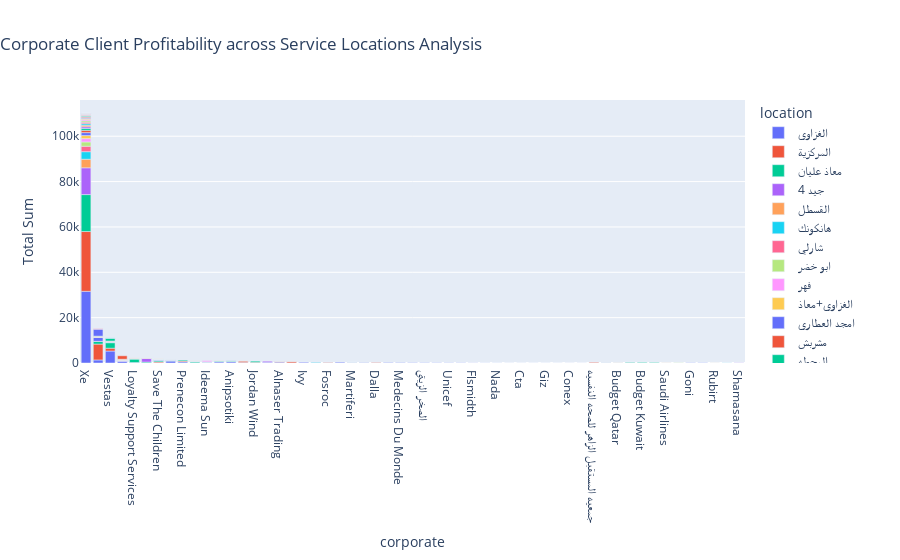
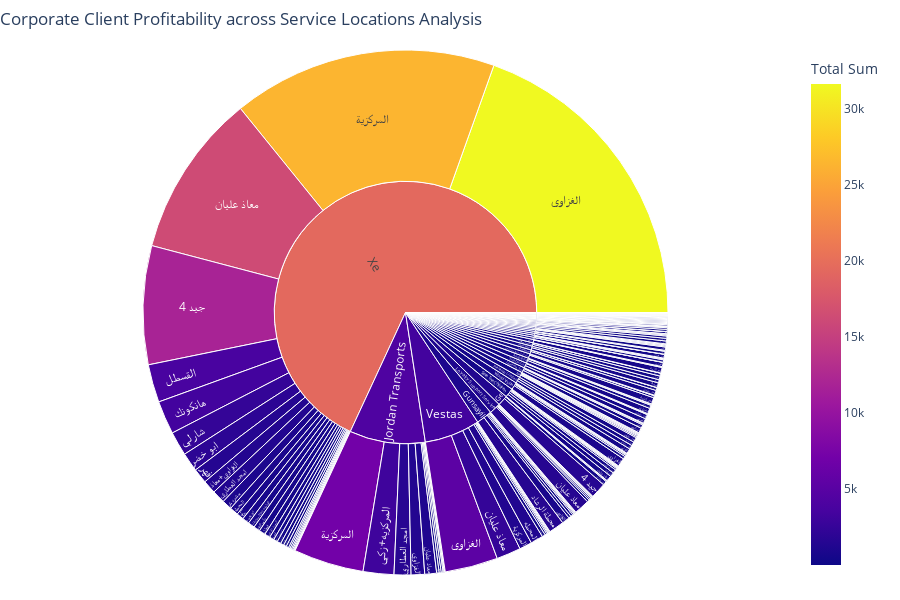

The cell these charts' notebook holds for them, in order:
### Markdown cell above
#### Corporate Client Profitability across Service Locations

### Code cell
text = "Analysis reveals significant variations in profitability across different client companies. This suggests a need to focus on branches serving the largest and most profitable clients, while evaluating the performance of other branches to improve their efficiency and increase their overall contribution to profits"
display(Markdown('#### *'+text+'*'))
corporate_Location = sumOfsum(df,'corporate','location','cost')
myPlot1(corporate_Location,'corporate','Total Sum','location','bar','Corporate Client Profitability across Service Locations', sort_by=None, ascending=True)

text = "Analysis reveals significant variations in profitability across different client companies. This suggests a need to focus on branches serving the largest and most profitable clients, while evaluating the performance of other branches to improve their efficiency and increase their overall contribution to profits"
display(Markdown('#### *'+text+'*'))
mySunBurst(corporate_Location, 'corporate','location', 'Total Sum', 'Total Sum', 'Corporate Client Profitability across Service Locations')

### Figure 1 — Plotly figure (JSON) as saved in the notebook; plotly's stock layout.template omitted (floating-point values rounded to 4 significant figures)
{"data": [{"alignmentgroup": "True", "hovertemplate": "color=الغزاوي<br>x=%{x}<br>y=%{y}<extra></extra>", "legendgroup": "الغزاوي", "marker": {"color": "#636efa", "pattern": {"shape": ""}}, "name": "الغزاوي", "offsetgroup": "الغزاوي", "orientation": "v", "showlegend": true, "textposition": "auto", "type": "bar", "x": ["Xe", "Jordan Transports", "Vestas", "Gunsayil", "Loyalty Support Services", "Ge", "Save The Children", "World Vision", "Prenecon Limited", "Nrc", "Ideema Sun", "Site Drilling", "Anipsotiki", "شركه الهندسه الكهروميكانكيه", "Jordan Wind", "Purple Shovel", "Alnaser Trading", "Micta", "Ivy", "Aig", "Fosroc", "Med Air", "Martiferi", "The Risk Advisory Group", "Dalla", "Shamsona", "Medecins Du Monde", "Qatar Red Cross", "الصخر الزيتي", "Kimpinski", "Unicef", "Avsi", "Flsmidth", "Us Embassy", "Nada", "Cashu", "Cta", "Dar Al Omran", "Giz", "Securitas", "Conex", "Conex / Gunsayil"], "xaxis": "x", "y": [31608, 1347, 5277, 770, 227, 21, 64, 843, 507, 128, 356, 483, 551, 201, 21, 311, 377, 20, 423, 92, 76, 328, 102, 102, 23, 202, 165, 134, 21, 101, 92, 90, 50, 41, 35, 21, 21, 21, 21, 21, 19, 19], "yaxis": "y"}, {"alignmentgroup": "True", "hovertemplate": "color=المركزية<br>x=%{x}<br>y=%{y}<extra></extra>", "legendgroup": "المركزية", "marker": {"color": "#EF553B", "pattern": {"shape": ""}}, "name": "المركزية", "offsetgroup": "المركزية", "orientation": "v", "showlegend": true, "textposition": "auto", "type": "bar", "x": ["Xe", "Jordan Transports", "Vestas", "Save The Children", "Prenecon Limited", "Anipsotiki", "شركه الهندسه الكهروميكانكيه", "Jordan Wind", "Alnaser Trading", "Micta", "Aig", "Fosroc", "جمعيه المستقبل الزاهر للصحه النفسيه", "The Risk Advisory Group", "Dalla", "Elecnor", "Budget Qatar"], "xaxis": "x", "y": [26367, 6993, 1251, 422, 390, 92, 650, 281, 281, 562, 35, 281, 281, 20, 200, 92, 21], "yaxis": "y"}, {"alignmentgroup": "True", "hovertemplate": "color=معاذ عليان<br>x=%{x}<br>y=%{y}<extra></extra>", "legendgroup": "معاذ عليان", "marker": {"color": "#00cc96", "pattern": {"shape": ""}}, "name": "معاذ عليان", "offsetgroup": "معاذ عليان", "orientation": "v", "showlegend": true, "textposition": "auto", "type": "bar", "x": ["Xe", "Jordan Transports", "Vestas", "Loyalty Support Services", "Ge", "Save The Children", "World Vision", "Prenecon Limited", "Nrc", "Site Drilling", "Anipsotiki", "Jordan Wind", "Curuksulu", "Budget Kuwait", "German Red Cross", "Elecnor"], "xaxis": "x", "y": [16294, 1175, 2428, 1532, 400, 542, 274, 395, 491, 440, 326, 504, 373, 260, 232, 22], "yaxis": "y"}, {"alignmentgroup": "True", "hovertemplate": "color=4 جيد<br>x=%{x}<br>y=%{y}<extra></extra>", "legendgroup": "4 جيد", "marker": {"color": "#ab63fa", "pattern": {"shape": ""}}, "name": "4 جيد", "offsetgroup": "4 جيد", "orientation": "v", "showlegend": true, "textposition": "auto", "type": "bar", "x": ["Xe", "Vestas", "Gunsayil", "Loyalty Support Services", "Ge", "Nrc", "Ideema Sun", "Anipsotiki", "Purple Shovel", "Ivy"], "xaxis": "x", "y": [11811, 185, 250, 125, 1550, 120, 21, 50, 470, 21], "yaxis": "y"}, {"alignmentgroup": "True", "hovertemplate": "color=القسطل<br>x=%{x}<br>y=%{y}<extra></extra>", "legendgroup": "القسطل", "marker": {"color": "#FFA15A", "pattern": {"shape": ""}}, "name": "القسطل", "offsetgroup": "القسطل", "orientation": "v", "showlegend": true, "textposition": "auto", "type": "bar", "x": ["Xe", "Vestas", "Gunsayil", "Loyalty Support Services", "Ge", "Save The Children", "Nrc", "Site Drilling", "Alnaser Trading", "Micta", "Aig", "Curuksulu", "Saudi Airlines", "Budget Qatar"], "xaxis": "x", "y": [3780, 67, 21, 46, 21, 21, 63, 42, 21, 63, 42, 21, 42, 21], "yaxis": "y"}, {"alignmentgroup": "True", "hovertemplate": "color=هانكونك<br>x=%{x}<br>y=%{y}<extra></extra>", "legendgroup": "هانكونك", "marker": {"color": "#19d3f3", "pattern": {"shape": ""}}, "name": "هانكونك", "offsetgroup": "هانكونك", "orientation": "v", "showlegend": true, "textposition": "auto", "type": "bar", "x": ["Xe", "Vestas", "Loyalty Support Services", "Save The Children", "Nrc", "Site Drilling", "Aig"], "xaxis": "x", "y": [3327, 320, 15, 92, 60, 4, 240], "yaxis": "y"}, {"alignmentgroup": "True", "hovertemplate": "color=شارلي<br>x=%{x}<br>y=%{y}<extra></extra>", "legendgroup": "شارلي", "marker": {"color": "#FF6692", "pattern": {"shape": ""}}, "name": "شارلي", "offsetgroup": "شارلي", "orientation": "v", "showlegend": true, "textposition": "auto", "type": "bar", "x": ["Xe", "World Vision"], "xaxis": "x", "y": [2404, 92], "yaxis": "y"}, {"alignmentgroup": "True", "hovertemplate": "color=ابو خضر<br>x=%{x}<br>y=%{y}<extra></extra>", "legendgroup": "ابو خضر", "marker": {"color": "#B6E880", "pattern": {"shape": ""}}, "name": "ابو خضر", "offsetgroup": "ابو خضر", "orientation": "v", "showlegend": true, "textposition": "auto", "type": "bar", "x": ["Xe", "Save The Children", "Chemonics International"], "xaxis": "x", "y": [1884, 21, 92], "yaxis": "y"}, {"alignmentgroup": "True", "hovertemplate": "color=فهر<br>x=%{x}<br>y=%{y}<extra></extra>", "legendgroup": "فهر", "marker": {"color": "#FF97FF", "pattern": {"shape": ""}}, "name": "فهر", "offsetgroup": "فهر", "orientation": "v", "showlegend": true, "textposition": "auto", "type": "bar", "x": ["Xe"], "xaxis": "x", "y": [1483], "yaxis": "y"}, {"alignmentgroup": "True", "hovertemplate": "color=الغزاوي+معاذ<br>x=%{x}<br>y=%{y}<extra></extra>", "legendgroup": "الغزاوي+معاذ", "marker": {"color": "#FECB52", "pattern": {"shape": ""}}, "name": "الغزاوي+معاذ", "offsetgroup": "الغزاوي+معاذ", "orientation": "v", "showlegend": true, "textposition": "auto", "type": "bar", "x": ["Xe", "Jordan Transports", "Gunsayil", "Martiferi"], "xaxis": "x", "y": [1337, 60, 42, 92], "yaxis": "y"}, {"alignmentgroup": "True", "hovertemplate": "color=امجد العطاري<br>x=%{x}<br>y=%{y}<extra></extra>", "legendgroup": "امجد العطاري", "marker": {"color": "#636efa", "pattern": {"shape": ""}}, "name": "امجد العطاري", "offsetgroup": "امجد العطاري", "orientation": "v", "showlegend": true, "textposition": "auto", "type": "bar", "x": ["Xe", "Jordan Transports", "Vestas", "Gunsayil", "Loyalty Support Services", "Save The Children", "World Vision", "Martiferi", "The Risk Advisory Group", "Elecnor", "الصخر الزيتي", "Goni", "مؤجر سنوي"], "xaxis": "x", "y": [1303, 1678, 92, 92, 102, 373, 150, 102, 102, 35, 92, 102, 102], "yaxis": "y"}, {"alignmentgroup": "True", "hovertemplate": "color=مشربش<br>x=%{x}<br>y=%{y}<extra></extra>", "legendgroup": "مشربش", "marker": {"color": "#EF553B", "pattern": {"shape": ""}}, "name": "مشربش", "offsetgroup": "مشربش", "orientation": "v", "showlegend": true, "textposition": "auto", "type": "bar", "x": ["Xe", "Vestas", "Ge", "Save The Children", "Nrc"], "xaxis": "x", "y": [997, 80, 90, 30, 90], "yaxis": "y"}, {"alignmentgroup": "True", "hovertemplate": "color=المحطه<br>x=%{x}<br>y=%{y}<extra></extra>", "legendgroup": "المحطه", "marker": {"color": "#00cc96", "pattern": {"shape": ""}}, "name": "المحطه", "offsetgroup": "المحطه", "orientation": "v", "showlegend": true, "textposition": "auto", "type": "bar", "x": ["Xe", "Vestas", "Gunsayil", "Ideema Sun"], "xaxis": "x", "y": [852, 1250, 17, 102], "yaxis": "y"}, {"alignmentgroup": "True", "hovertemplate": "color=كيا<br>x=%{x}<br>y=%{y}<extra></extra>", "legendgroup": "كيا", "marker": {"color": "#ab63fa", "pattern": {"shape": ""}}, "name": "كيا", "offsetgroup": "كيا", "orientation": "v", "showlegend": true, "textposition": "auto", "type": "bar", "x": ["Xe", "Jordan Transports", "World Vision"], "xaxis": "x", "y": [721, 102, 80], "yaxis": "y"}, {"alignmentgroup": "True", "hovertemplate": "color=ابو نعمه<br>x=%{x}<br>y=%{y}<extra></extra>", "legendgroup": "ابو نعمه", "marker": {"color": "#FFA15A", "pattern": {"shape": ""}}, "name": "ابو نعمه", "offsetgroup": "ابو نعمه", "orientation": "v", "showlegend": true, "textposition": "auto", "type": "bar", "x": ["Xe", "Jordan Transports", "Loyalty Support Services", "Nrc", "Site Drilling", "شركه الهندسه الكهروميكانكيه", "Rubirt"], "xaxis": "x", "y": [695, 184, 50, 77, 60, 50, 21], "yaxis": "y"}, {"alignmentgroup": "True", "hovertemplate": "color=الماسيه زجاج سيارات<br>x=%{x}<br>y=%{y}<extra></extra>", "legendgroup": "الماسيه زجاج سيارات", "marker": {"color": "#19d3f3", "pattern": {"shape": ""}}, "name": "الماسيه زجاج سيارات", "offsetgroup": "الماسيه زجاج سيارات", "orientation": "v", "showlegend": true, "textposition": "auto", "type": "bar", "x": ["Xe", "Vestas", "Toyota Yaman"], "xaxis": "x", "y": [670, 127, 55], "yaxis": "y"}, {"alignmentgroup": "True", "hovertemplate": "color=زكي البهو<br>x=%{x}<br>y=%{y}<extra></extra>", "legendgroup": "زكي البهو", "marker": {"color": "#FF6692", "pattern": {"shape": ""}}, "name": "زكي البهو", "offsetgroup": "زكي البهو", "orientation": "v", "showlegend": true, "textposition": "auto", "type": "bar", "x": ["Xe", "Jordan Transports"], "xaxis": "x", "y": [644, 48], "yaxis": "y"}, {"alignmentgroup": "True", "hovertemplate": "color=قسطل<br>x=%{x}<br>y=%{y}<extra></extra>", "legendgroup": "قسطل", "marker": {"color": "#B6E880", "pattern": {"shape": ""}}, "name": "قسطل", "offsetgroup": "قسطل", "orientation": "v", "showlegend": true, "textposition": "auto", "type": "bar", "x": ["Xe", "Jordan Transports", "Loyalty Support Services", "Save The Children", "World Vision"], "xaxis": "x", "y": [633, 252, 21, 162, 19], "yaxis": "y"}, {"alignmentgroup": "True", "hovertemplate": "color=المسة الذهبية<br>x=%{x}<br>y=%{y}<extra></extra>", "legendgroup": "المسة الذهبية", "marker": {"color": "#FF97FF", "pattern": {"shape": ""}}, "name": "المسة الذهبية", "offsetgroup": "المسة الذهبية", "orientation": "v", "showlegend": true, "textposition": "auto", "type": "bar", "x": ["Xe"], "xaxis": "x", "y": [559], "yaxis": "y"}, {"alignmentgroup": "True", "hovertemplate": "color=المفرق<br>x=%{x}<br>y=%{y}<extra></extra>", "legendgroup": "المفرق", "marker": {"color": "#FECB52", "pattern": {"shape": ""}}, "name": "المفرق", "offsetgroup": "المفرق", "orientation": "v", "showlegend": true, "textposition": "auto", "type": "bar", "x": ["Xe", "Gunsayil", "Save The Children"], "xaxis": "x", "y": [461, 240, 21], "yaxis": "y"}, {"alignmentgroup": "True", "hovertemplate": "color=المركزيه+زكي<br>x=%{x}<br>y=%{y}<extra></extra>", "legendgroup": "المركزيه+زكي", "marker": {"color": "#636efa", "pattern": {"shape": ""}}, "name": "المركزيه+زكي", "offsetgroup": "المركزيه+زكي", "orientation": "v", "showlegend": true, "textposition": "auto", "type": "bar", "x": ["Xe", "Jordan Transports"], "xaxis": "x", "y": [396, 3060], "yaxis": "y"}, {"alignmentgroup": "True", "hovertemplate": "color=اليادودة<br>x=%{x}<br>y=%{y}<extra></extra>", "legendgroup": "اليادودة", "marker": {"color": "#EF553B", "pattern": {"shape": ""}}, "name": "اليادودة", "offsetgroup": "اليادودة", "orientation": "v", "showlegend": true, "textposition": "auto", "type": "bar", "x": ["Xe", "Ideema Sun"], "xaxis": "x", "y": [384, 55], "yaxis": "y"}, {"alignmentgroup": "True", "hovertemplate": "color=جلاسكو<br>x=%{x}<br>y=%{y}<extra></extra>", "legendgroup": "جلاسكو", "marker": {"color": "#00cc96", "pattern": {"shape": ""}}, "name": "جلاسكو", "offsetgroup": "جلاسكو", "orientation": "v", "showlegend": true, "textposition": "auto", "type": "bar", "x": ["Xe", "Save The Children", "Elecnor"], "xaxis": "x", "y": [334, 21, 15], "yaxis": "y"}, {"alignmentgroup": "True", "hovertemplate": "color=العمله<br>x=%{x}<br>y=%{y}<extra></extra>", "legendgroup": "العمله", "marker": {"color": "#ab63fa", "pattern": {"shape": ""}}, "name": "العمله", "offsetgroup": "العمله", "orientation": "v", "showlegend": true, "textposition": "auto", "type": "bar", "x": ["Xe", "Gunsayil", "Shamasana"], "xaxis": "x", "y": [280, 21, 80], "yaxis": "y"}, {"alignmentgroup": "True", "hovertemplate": "color=العبدلي<br>x=%{x}<br>y=%{y}<extra></extra>", "legendgroup": "العبدلي", "marker": {"color": "#FFA15A", "pattern": {"shape": ""}}, "name": "العبدلي", "offsetgroup": "العبدلي", "orientation": "v", "showlegend": true, "textposition": "auto", "type": "bar", "x": ["Xe", "Gunsayil", "Loyalty Support Services", "Nrc"], "xaxis": "x", "y": [255, 52, 150, 15], "yaxis": "y"}, {"alignmentgroup": "True", "hovertemplate": "color=تم التركيب ف صويلح<br>x=%{x}<br>y=%{y}<extra></extra>", "legendgroup": "تم التركيب ف صويلح", "marker": {"color": "#19d3f3", "pattern": {"shape": ""}}, "name": "تم التركيب ف صويلح", "offsetgroup": "تم التركيب ف صويلح", "orientation": "v", "showlegend": true, "textposition": "auto", "type": "bar", "x": ["Xe"], "xaxis": "x", "y": [153], "yaxis": "y"}, {"alignmentgroup": "True", "hovertemplate": "color=في الطفيله<br>x=%{x}<br>y=%{y}<extra></extra>", "legendgroup": "في الطفيله", "marker": {"color": "#FF6692", "pattern": {"shape": ""}}, "name": "في الطفيله", "offsetgroup": "في الطفيله", "orientation": "v", "showlegend": true, "textposition": "auto", "type": "bar", "x": ["Xe", "Jordan Transports", "Save The Children"], "xaxis": "x", "y": [152, 204, 15], "yaxis": "y"}, {"alignmentgroup": "True", "hovertemplate": "color=ريمان<br>x=%{x}<br>y=%{y}<extra></extra>", "legendgroup": "ريمان", "marker": {"color": "#B6E880", "pattern": {"shape": ""}}, "name": "ريمان", "offsetgroup": "ريمان", "orientation": "v", "showlegend": true, "textposition": "auto", "type": "bar", "x": ["Xe", "World Vision", "Martiferi"], "xaxis": "x", "y": [126, 30, 19], "yaxis": "y"}, {"alignmentgroup": "True", "hovertemplate": "color=الصالحي<br>x=%{x}<br>y=%{y}<extra></extra>", "legendgroup": "الصالحي", "marker": {"color": "#FF97FF", "pattern": {"shape": ""}}, "name": "الصالحي", "offsetgroup": "الصالحي", "orientation": "v", "showlegend": true, "textposition": "auto", "type": "bar", "x": ["Xe", "Gunsayil", "Ideema Sun"], "xaxis": "x", "y": [110, 21, 500], "yaxis": "y"}, {"alignmentgroup": "True", "hovertemplate": "color=المكتب<br>x=%{x}<br>y=%{y}<extra></extra>", "legendgroup": "المكتب", "marker": {"color": "#FECB52", "pattern": {"shape": ""}}, "name": "المكتب", "offsetgroup": "المكتب", "orientation": "v", "showlegend": true, "textposition": "auto", "type": "bar", "x": ["Xe", "Gunsayil", "Save The Children"], "xaxis": "x", "y": [79, 130, 42], "yaxis": "y"}, {"alignmentgroup": "True", "hovertemplate": "color=قفيشة<br>x=%{x}<br>y=%{y}<extra></extra>", "legendgroup": "قفيشة", "marker": {"color": "#636efa", "pattern": {"shape": ""}}, "name": "قفيشة", "offsetgroup": "قفيشة", "orientation": "v", "showlegend": true, "textposition": "auto", "type": "bar", "x": ["Xe", "Vestas", "Loyalty Support Services"], "xaxis": "x", "y": [48, 21, 8], "yaxis": "y"}, {"alignmentgroup": "True", "hovertemplate": "color=محطة الرشاد<br>x=%{x}<br>y=%{y}<extra></extra>", "legendgroup": "محطة الرشاد", "marker": {"color": "#EF553B", "pattern": {"shape": ""}}, "name": "محطة الرشاد", "offsetgroup": "محطة الرشاد", "orientation": "v", "showlegend": true, "textposition": "auto", "type": "bar", "x": ["Xe", "Gunsayil", "Fosroc"], "xaxis": "x", "y": [30, 1521, 22], "yaxis": "y"}], "layout": {"barmode": "relative", "legend": {"title": {"text": "location"}, "tracegroupgap": 0}, "title": {"text": "Corporate Client Profitability across Service Locations Analysis", "x": 0}, "xaxis": {"anchor": "y", "domain": [0, 1], "title": {"text": "corporate"}}, "yaxis": {"anchor": "x", "domain": [0, 1], "title": {"text": "Total Sum"}}}}

### Figure 2 — Plotly figure (JSON) as saved in the notebook; plotly's stock layout.template omitted (floating-point values rounded to 4 significant figures; data arrays with more than 128 entries replaced by an {"elided": "..."} marker saying what was removed)
{"data": [{"branchvalues": "total", "customdata": {"elided": "250x1 float values"}, "domain": {"x": [0, 1], "y": [0, 1]}, "hovertemplate": "labels=%{label}<br>Total Sum_sum=%{value}<br>parent=%{parent}<br>id=%{id}<br>Total Sum=%{color}<extra></extra>", "ids": {"elided": "250 str values"}, "labels": {"elided": "250 str values"}, "marker": {"coloraxis": "coloraxis", "colors": {"elided": "250 float values"}}, "name": "", "parents": {"elided": "250 str values"}, "type": "sunburst", "values": {"elided": "250 int values"}}], "layout": {"coloraxis": {"colorbar": {"title": {"text": "Total Sum"}}, "colorscale": [[0, "#0d0887"], [0.1111, "#46039f"], [0.2222, "#7201a8"], [0.3333, "#9c179e"], [0.4444, "#bd3786"], [0.5556, "#d8576b"], [0.6667, "#ed7953"], [0.7778, "#fb9f3a"], [0.8889, "#fdca26"], [1, "#f0f921"]]}, "height": 600, "legend": {"tracegroupgap": 0}, "margin": {"b": 25, "l": 25, "r": 25, "t": 50}, "title": {"text": "Corporate Client Profitability across Service Locations Analysis", "x": 0}}}
